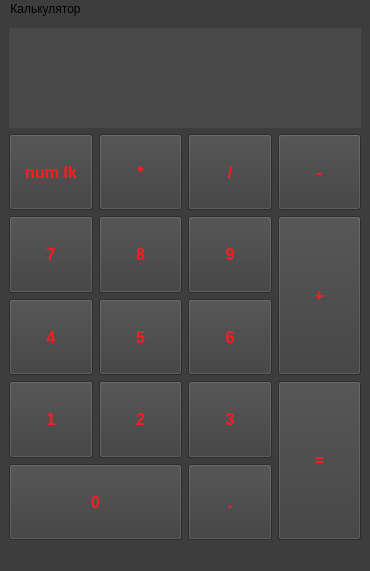
<?xml version="1.0" encoding="UTF-8"?>
<ui version="4.0">
 <class>MainWindow</class>
 <widget class="QMainWindow" name="MainWindow">
  <property name="geometry">
   <rect>
    <x>0</x>
    <y>0</y>
    <width>370</width>
    <height>571</height>
   </rect>
  </property>
  <property name="sizePolicy">
   <sizepolicy hsizetype="Preferred" vsizetype="Expanding">
    <horstretch>0</horstretch>
    <verstretch>0</verstretch>
   </sizepolicy>
  </property>
  <property name="windowTitle">
   <string>MainWindow</string>
  </property>
  <property name="autoFillBackground">
   <bool>false</bool>
  </property>
  <property name="styleSheet">
   <string notr="true">background-color: rgb(61, 61, 61);</string>
  </property>
  <property name="toolButtonStyle">
   <enum>Qt::ToolButtonIconOnly</enum>
  </property>
  <widget class="QWidget" name="centralwidget">
   <property name="styleSheet">
    <string notr="true">background-color: rgb(61, 61, 61);</string>
   </property>
   <layout class="QVBoxLayout" name="verticalLayout_3">
    <item>
     <layout class="QHBoxLayout" name="horizontalLayout_3">
      <item>
       <widget class="QLabel" name="result_label">
        <property name="enabled">
         <bool>true</bool>
        </property>
        <property name="sizePolicy">
         <sizepolicy hsizetype="Preferred" vsizetype="Preferred">
          <horstretch>0</horstretch>
          <verstretch>0</verstretch>
         </sizepolicy>
        </property>
        <property name="minimumSize">
         <size>
          <width>0</width>
          <height>100</height>
         </size>
        </property>
        <property name="maximumSize">
         <size>
          <width>16777215</width>
          <height>16777215</height>
         </size>
        </property>
        <property name="sizeIncrement">
         <size>
          <width>0</width>
          <height>0</height>
         </size>
        </property>
        <property name="baseSize">
         <size>
          <width>0</width>
          <height>0</height>
         </size>
        </property>
        <property name="font">
         <font>
          <pointsize>14</pointsize>
          <bold>true</bold>
         </font>
        </property>
        <property name="mouseTracking">
         <bool>false</bool>
        </property>
        <property name="tabletTracking">
         <bool>false</bool>
        </property>
        <property name="autoFillBackground">
         <bool>false</bool>
        </property>
        <property name="styleSheet">
         <string notr="true">color: rgb(255, 16, 20);
background-color: rgb(72, 72, 72);</string>
        </property>
        <property name="text">
         <string/>
        </property>
        <property name="wordWrap">
         <bool>false</bool>
        </property>
        <property name="openExternalLinks">
         <bool>false</bool>
        </property>
       </widget>
      </item>
     </layout>
    </item>
    <item>
     <layout class="QGridLayout" name="gridLayout">
      <item row="3" column="0">
       <widget class="QPushButton" name="pushButton_1">
        <property name="sizePolicy">
         <sizepolicy hsizetype="Preferred" vsizetype="Expanding">
          <horstretch>0</horstretch>
          <verstretch>0</verstretch>
         </sizepolicy>
        </property>
        <property name="font">
         <font>
          <pointsize>12</pointsize>
          <bold>true</bold>
         </font>
        </property>
        <property name="styleSheet">
         <string notr="true">color: rgb(255, 28, 32);</string>
        </property>
        <property name="text">
         <string>1</string>
        </property>
       </widget>
      </item>
      <item row="4" column="2">
       <widget class="QPushButton" name="pushButton_dot">
        <property name="sizePolicy">
         <sizepolicy hsizetype="Preferred" vsizetype="Expanding">
          <horstretch>0</horstretch>
          <verstretch>0</verstretch>
         </sizepolicy>
        </property>
        <property name="font">
         <font>
          <pointsize>12</pointsize>
          <bold>true</bold>
         </font>
        </property>
        <property name="styleSheet">
         <string notr="true">color: rgb(255, 28, 32);</string>
        </property>
        <property name="text">
         <string>.</string>
        </property>
       </widget>
      </item>
      <item row="0" column="1">
       <widget class="QPushButton" name="pushButton_mult">
        <property name="sizePolicy">
         <sizepolicy hsizetype="Preferred" vsizetype="Expanding">
          <horstretch>0</horstretch>
          <verstretch>0</verstretch>
         </sizepolicy>
        </property>
        <property name="font">
         <font>
          <pointsize>12</pointsize>
          <bold>true</bold>
         </font>
        </property>
        <property name="styleSheet">
         <string notr="true">color: rgb(255, 28, 32);</string>
        </property>
        <property name="text">
         <string>*</string>
        </property>
       </widget>
      </item>
      <item row="0" column="3">
       <widget class="QPushButton" name="pushButton_minus">
        <property name="sizePolicy">
         <sizepolicy hsizetype="Preferred" vsizetype="Expanding">
          <horstretch>0</horstretch>
          <verstretch>0</verstretch>
         </sizepolicy>
        </property>
        <property name="font">
         <font>
          <pointsize>12</pointsize>
          <bold>true</bold>
         </font>
        </property>
        <property name="styleSheet">
         <string notr="true">color: rgb(255, 28, 32);</string>
        </property>
        <property name="text">
         <string>-</string>
        </property>
       </widget>
      </item>
      <item row="3" column="2">
       <widget class="QPushButton" name="pushButton_3">
        <property name="sizePolicy">
         <sizepolicy hsizetype="Preferred" vsizetype="Expanding">
          <horstretch>0</horstretch>
          <verstretch>0</verstretch>
         </sizepolicy>
        </property>
        <property name="font">
         <font>
          <pointsize>12</pointsize>
          <bold>true</bold>
         </font>
        </property>
        <property name="styleSheet">
         <string notr="true">color: rgb(255, 28, 32);</string>
        </property>
        <property name="text">
         <string>3</string>
        </property>
       </widget>
      </item>
      <item row="1" column="0">
       <widget class="QPushButton" name="pushButton_7">
        <property name="sizePolicy">
         <sizepolicy hsizetype="Preferred" vsizetype="Expanding">
          <horstretch>0</horstretch>
          <verstretch>0</verstretch>
         </sizepolicy>
        </property>
        <property name="font">
         <font>
          <pointsize>12</pointsize>
          <bold>true</bold>
         </font>
        </property>
        <property name="styleSheet">
         <string notr="true">color: rgb(255, 28, 32);</string>
        </property>
        <property name="text">
         <string>7</string>
        </property>
       </widget>
      </item>
      <item row="4" column="0" colspan="2">
       <widget class="QPushButton" name="pushButton_0">
        <property name="sizePolicy">
         <sizepolicy hsizetype="Preferred" vsizetype="Expanding">
          <horstretch>0</horstretch>
          <verstretch>0</verstretch>
         </sizepolicy>
        </property>
        <property name="font">
         <font>
          <pointsize>12</pointsize>
          <bold>true</bold>
         </font>
        </property>
        <property name="styleSheet">
         <string notr="true">color: rgb(255, 28, 32);</string>
        </property>
        <property name="text">
         <string>0</string>
        </property>
       </widget>
      </item>
      <item row="1" column="1">
       <widget class="QPushButton" name="pushButton_8">
        <property name="sizePolicy">
         <sizepolicy hsizetype="Preferred" vsizetype="Expanding">
          <horstretch>0</horstretch>
          <verstretch>0</verstretch>
         </sizepolicy>
        </property>
        <property name="font">
         <font>
          <pointsize>12</pointsize>
          <bold>true</bold>
         </font>
        </property>
        <property name="styleSheet">
         <string notr="true">color: rgb(255, 28, 32);</string>
        </property>
        <property name="text">
         <string>8</string>
        </property>
       </widget>
      </item>
      <item row="2" column="1">
       <widget class="QPushButton" name="pushButton_5">
        <property name="sizePolicy">
         <sizepolicy hsizetype="Preferred" vsizetype="Expanding">
          <horstretch>0</horstretch>
          <verstretch>0</verstretch>
         </sizepolicy>
        </property>
        <property name="font">
         <font>
          <pointsize>12</pointsize>
          <bold>true</bold>
         </font>
        </property>
        <property name="styleSheet">
         <string notr="true">color: rgb(255, 28, 32);</string>
        </property>
        <property name="text">
         <string>5</string>
        </property>
       </widget>
      </item>
      <item row="3" column="3" rowspan="2">
       <widget class="QPushButton" name="pushButton_equal">
        <property name="sizePolicy">
         <sizepolicy hsizetype="Preferred" vsizetype="Expanding">
          <horstretch>0</horstretch>
          <verstretch>0</verstretch>
         </sizepolicy>
        </property>
        <property name="font">
         <font>
          <pointsize>12</pointsize>
          <bold>true</bold>
         </font>
        </property>
        <property name="styleSheet">
         <string notr="true">color: rgb(255, 28, 32);</string>
        </property>
        <property name="text">
         <string>=</string>
        </property>
       </widget>
      </item>
      <item row="2" column="2">
       <widget class="QPushButton" name="pushButton_6">
        <property name="sizePolicy">
         <sizepolicy hsizetype="Preferred" vsizetype="Expanding">
          <horstretch>0</horstretch>
          <verstretch>0</verstretch>
         </sizepolicy>
        </property>
        <property name="font">
         <font>
          <pointsize>12</pointsize>
          <bold>true</bold>
         </font>
        </property>
        <property name="styleSheet">
         <string notr="true">color: rgb(255, 28, 32);</string>
        </property>
        <property name="text">
         <string>6</string>
        </property>
       </widget>
      </item>
      <item row="2" column="0">
       <widget class="QPushButton" name="pushButton_4">
        <property name="sizePolicy">
         <sizepolicy hsizetype="Preferred" vsizetype="Expanding">
          <horstretch>0</horstretch>
          <verstretch>0</verstretch>
         </sizepolicy>
        </property>
        <property name="font">
         <font>
          <pointsize>12</pointsize>
          <bold>true</bold>
         </font>
        </property>
        <property name="styleSheet">
         <string notr="true">color: rgb(255, 28, 32);</string>
        </property>
        <property name="text">
         <string>4</string>
        </property>
       </widget>
      </item>
      <item row="1" column="3" rowspan="2">
       <widget class="QPushButton" name="pushButton_plus">
        <property name="sizePolicy">
         <sizepolicy hsizetype="Preferred" vsizetype="Expanding">
          <horstretch>0</horstretch>
          <verstretch>0</verstretch>
         </sizepolicy>
        </property>
        <property name="font">
         <font>
          <pointsize>12</pointsize>
          <bold>true</bold>
         </font>
        </property>
        <property name="styleSheet">
         <string notr="true">color: rgb(255, 28, 32);</string>
        </property>
        <property name="text">
         <string>+</string>
        </property>
       </widget>
      </item>
      <item row="1" column="2">
       <widget class="QPushButton" name="pushButton_9">
        <property name="sizePolicy">
         <sizepolicy hsizetype="Preferred" vsizetype="Expanding">
          <horstretch>0</horstretch>
          <verstretch>0</verstretch>
         </sizepolicy>
        </property>
        <property name="font">
         <font>
          <pointsize>12</pointsize>
          <bold>true</bold>
         </font>
        </property>
        <property name="styleSheet">
         <string notr="true">color: rgb(255, 28, 32);</string>
        </property>
        <property name="text">
         <string>9</string>
        </property>
       </widget>
      </item>
      <item row="0" column="2">
       <widget class="QPushButton" name="pushButton_divide">
        <property name="sizePolicy">
         <sizepolicy hsizetype="Preferred" vsizetype="Expanding">
          <horstretch>0</horstretch>
          <verstretch>0</verstretch>
         </sizepolicy>
        </property>
        <property name="font">
         <font>
          <pointsize>12</pointsize>
          <bold>true</bold>
         </font>
        </property>
        <property name="styleSheet">
         <string notr="true">color: rgb(255, 28, 32);</string>
        </property>
        <property name="text">
         <string>/</string>
        </property>
       </widget>
      </item>
      <item row="0" column="0">
       <widget class="QPushButton" name="pushButton_clear">
        <property name="sizePolicy">
         <sizepolicy hsizetype="Preferred" vsizetype="Expanding">
          <horstretch>0</horstretch>
          <verstretch>0</verstretch>
         </sizepolicy>
        </property>
        <property name="font">
         <font>
          <pointsize>12</pointsize>
          <bold>true</bold>
         </font>
        </property>
        <property name="styleSheet">
         <string notr="true">color: rgb(255, 28, 32);</string>
        </property>
        <property name="text">
         <string>num lk</string>
        </property>
       </widget>
      </item>
      <item row="3" column="1">
       <widget class="QPushButton" name="pushButton_2">
        <property name="sizePolicy">
         <sizepolicy hsizetype="Preferred" vsizetype="Expanding">
          <horstretch>0</horstretch>
          <verstretch>0</verstretch>
         </sizepolicy>
        </property>
        <property name="font">
         <font>
          <pointsize>12</pointsize>
          <bold>true</bold>
         </font>
        </property>
        <property name="styleSheet">
         <string notr="true">color: rgb(255, 28, 32);</string>
        </property>
        <property name="text">
         <string>2</string>
        </property>
       </widget>
      </item>
     </layout>
    </item>
   </layout>
  </widget>
  <widget class="QMenuBar" name="menubar">
   <property name="geometry">
    <rect>
     <x>0</x>
     <y>0</y>
     <width>370</width>
     <height>25</height>
    </rect>
   </property>
   <property name="styleSheet">
    <string notr="true">background-color: rgb(61, 61, 61);</string>
   </property>
   <widget class="QMenu" name="menu">
    <property name="styleSheet">
     <string notr="true">background-color: rgb(61, 61, 61);</string>
    </property>
    <property name="title">
     <string>Калькулятор</string>
    </property>
   </widget>
   <addaction name="menu"/>
  </widget>
  <widget class="QStatusBar" name="statusbar">
   <property name="styleSheet">
    <string notr="true">background-color: rgb(61, 61, 61);</string>
   </property>
  </widget>
 </widget>
 <resources/>
 <connections/>
</ui>
